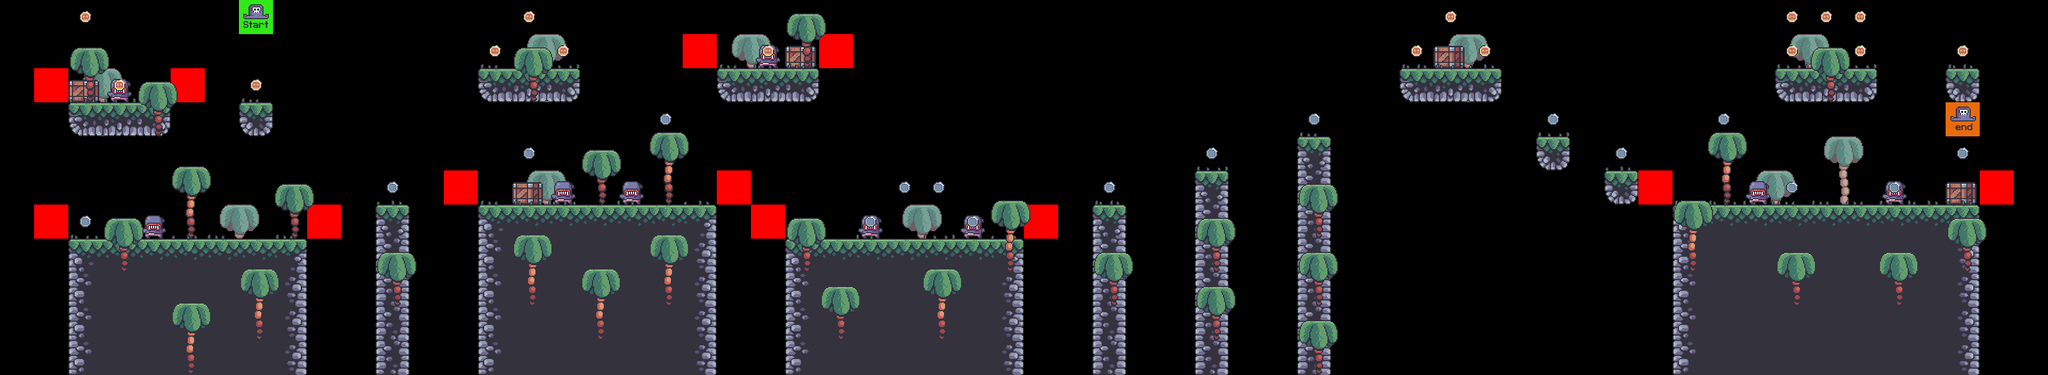

Below is a game level as drawn by its tile map, then a one-line description and the .tmx that defines it (tile-layer data replaced by summaries):
An orthogonal 60x11 tile map with 64x64 px tiles, 9 tile layers (BG_Palms, Terrain, Crates, Grass, ...), 7 tilesets.

<map version="1.9" tiledversion="1.9.2" orientation="orthogonal" renderorder="right-down" width="60" height="11" tilewidth="64" tileheight="64" infinite="0" nextlayerid="10" nextobjectid="1">
 <tileset firstgid="1" source="../tilesets/terrain_tiles.tsx" />
 <tileset firstgid="17" source="../tilesets/grass.tsx" />
 <tileset firstgid="22" source="../tilesets/crate.tsx" />
 <tileset firstgid="23" source="../tilesets/palms.tsx" />
 <tileset firstgid="26" source="../tilesets/coin_tiles.tsx" />
 <tileset firstgid="28" source="../tilesets/enemy_tiles.tsx" />
 <tileset firstgid="30" source="../tilesets/player_tiles.tsx" />
 <layer id="6" name="BG_Palms" width="60" height="11">
  <data>[660 cells, 10 non-empty, 1 distinct tile ids]</data>
 </layer>
 <layer id="1" name="Terrain" width="60" height="11">
  <data>[660 cells, 178 non-empty, 12 distinct tile ids]</data>
 </layer>
 <layer id="3" name="Crates" width="60" height="11">
  <data>[660 cells, 5 non-empty, 1 distinct tile ids]</data>
 </layer>
 <layer id="2" name="Grass" width="60" height="11">
  <data>[660 cells, 46 non-empty, 5 distinct tile ids]</data>
 </layer>
 <layer id="8" name="Constraints" width="60" height="11">
  <data>[660 cells, 12 non-empty, 1 distinct tile ids]</data>
 </layer>
 <layer id="7" name="Enemies" width="60" height="11">
  <data>[660 cells, 9 non-empty, 1 distinct tile ids]</data>
 </layer>
 <layer id="4" name="FG_Palms" width="60" height="11">
  <data>[660 cells, 31 non-empty, 2 distinct tile ids]</data>
 </layer>
 <layer id="5" name="Coins" width="60" height="11">
  <data>[660 cells, 33 non-empty, 2 distinct tile ids]</data>
 </layer>
 <layer id="9" name="Player" width="60" height="11">
  <data>[660 cells, 2 non-empty, 2 distinct tile ids]</data>
 </layer>
</map>
